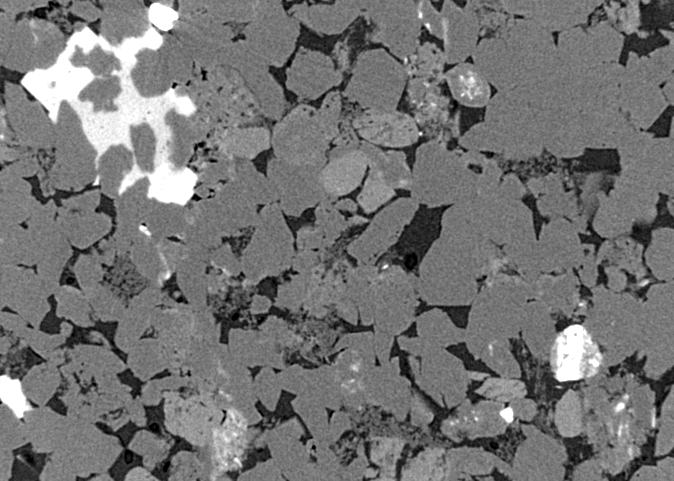
#> input picture images/sandstone.tif, 674 x 481 px
$ python '17_Edge detection.py'
#> lines starting #> are read from the running program, lines starting #| are printed output that depends on the picture
#!/usr/bin/env python3
# -*- coding: utf-8 -*-
"""
Created on Tue Aug 30 10:45:28 2022

@author: timjim
"""

from skimage import io, filters, feature
import matplotlib.pyplot as plt
from skimage.color import rgb2gray
import cv2
import numpy as np


img = cv2.imread('images/sandstone.tif', 0)
#> img is the input picture: shape (481, 674); min 0, max 255, mean 115.4


#Edge detection
from skimage.filters import roberts, sobel, scharr, prewitt, farid

roberts_img = roberts(img)
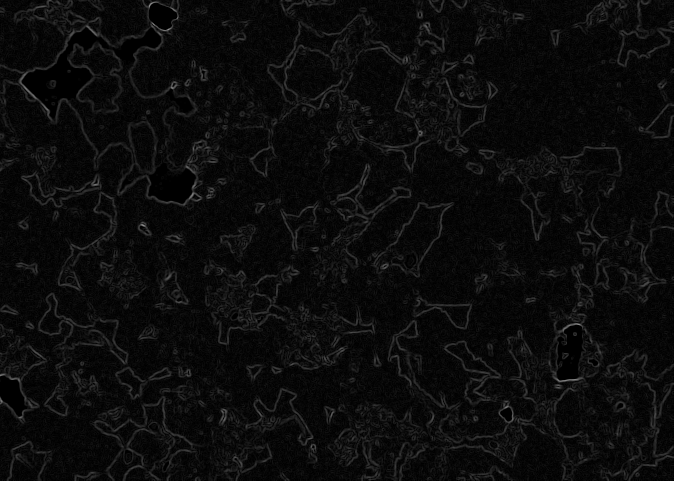
#> roberts_img: shape (481, 674) float64; min 0, max 0.561, mean 0.0469
sobel_img = sobel(img)
scharr_img = scharr(img)
prewitt_img = prewitt(img)
farid_img = farid(img)
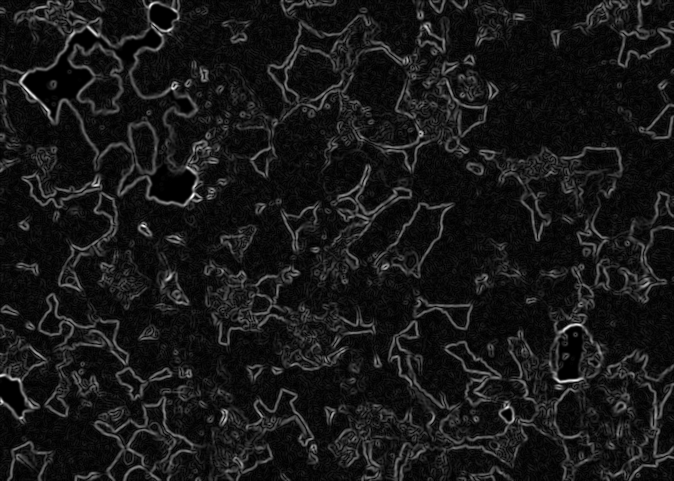
#> farid_img: shape (481, 674) float64; min 1.78e-17, max 0.241, mean 0.0223; drawn with min black and max white

cv2.imshow("Roberts", roberts_img)
cv2.imshow("Sobel", sobel_img)
cv2.imshow("Scharr", scharr_img)
cv2.imshow("Prewitt", prewitt_img)
cv2.imshow("Farid", farid_img)
cv2.waitKey(0)
cv2.destroyAllWindows()
